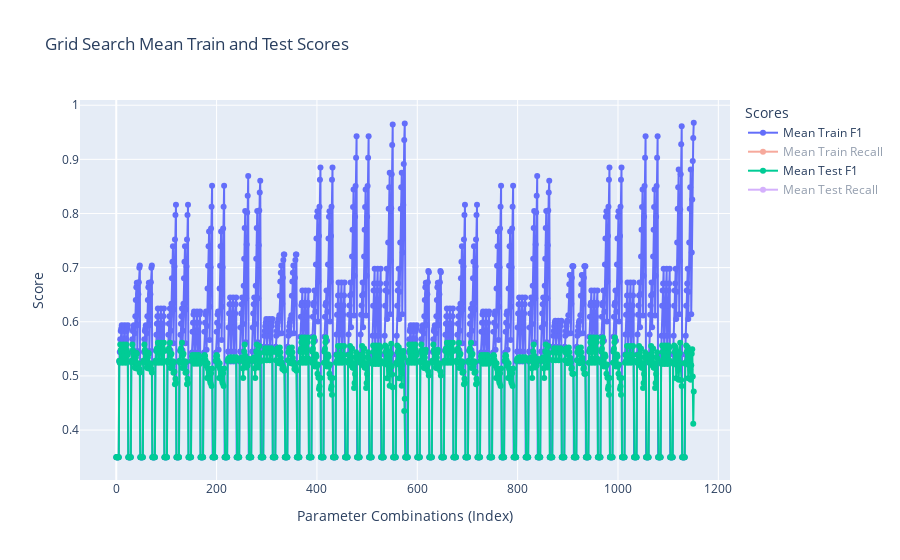

Notebook cell for this chart:
### Code cell
results = pd.DataFrame(grid_search.cv_results_)

filter = results['mean_train_recall'] == 1
filter = pd.Series([True] * len(results)) # include all data

fig = go.Figure()
# Add mean train score trace
fig.add_trace(go.Scatter(
    x=list(range(len(results["mean_train_f1"][filter]))),
    y=results["mean_train_f1"][filter],
    mode='lines+markers',
    name='Mean Train F1',
    text=list(results['params'][filter]),  # Display parameter values on hover
    hoverinfo='text+y+x',  # Show parameter values and y value
))
fig.add_trace(go.Scatter(
    x=list(range(len(results["mean_train_recall"][filter]))),
    y=results["mean_train_recall"][filter],
    mode='lines+markers',
    name='Mean Train Recall',
    text=list(results['params'][filter]),  # Display parameter values on hover
    hoverinfo='text+y+x',  # Show parameter values and y value
    visible="legendonly",
))
# Add mean test score trace
fig.add_trace(go.Scatter(
    x=list(range(len(results["mean_test_f1"][filter]))),
    y=results["mean_test_f1"][filter],
    mode='lines+markers',
    name='Mean Test F1',
    text=list(results['params'][filter]),  # Display parameter values on hover
    hoverinfo='text+y+x',  # Show parameter values and y value
))
fig.add_trace(go.Scatter(
    x=list(range(len(results["mean_test_recall"][filter]))),
    y=results["mean_test_recall"][filter],
    mode='lines+markers',
    name='Mean Test Recall',
    text=list(results['params'][filter]),  # Display parameter values on hover
    hoverinfo='text+y+x',  # Show parameter values and y value
    visible="legendonly",
))

# Update layout
fig.update_layout(
    title='Grid Search Mean Train and Test Scores',
    xaxis_title='Parameter Combinations (Index)',
    yaxis_title='Score',
    legend_title='Scores',
    hovermode='closest'
)
fig.show()

### Figure 1 — Plotly figure (JSON) as saved in the notebook; plotly's stock layout.template omitted (floating-point values rounded to 4 significant figures; data arrays with more than 128 entries replaced by an {"elided": "..."} marker saying what was removed)
{"data": [{"hoverinfo": "text+y+x", "mode": "lines+markers", "name": "Mean Train F1", "text": {"elided": "1152 str values"}, "type": "scatter", "x": {"elided": "1152 int values"}, "y": {"elided": "1152 float values"}}, {"hoverinfo": "text+y+x", "mode": "lines+markers", "name": "Mean Train Recall", "text": {"elided": "1152 str values"}, "type": "scatter", "visible": "legendonly", "x": {"elided": "1152 int values"}, "y": {"elided": "1152 float values"}}, {"hoverinfo": "text+y+x", "mode": "lines+markers", "name": "Mean Test F1", "text": {"elided": "1152 str values"}, "type": "scatter", "x": {"elided": "1152 int values"}, "y": {"elided": "1152 float values"}}, {"hoverinfo": "text+y+x", "mode": "lines+markers", "name": "Mean Test Recall", "text": {"elided": "1152 str values"}, "type": "scatter", "visible": "legendonly", "x": {"elided": "1152 int values"}, "y": {"elided": "1152 float values"}}], "layout": {"hovermode": "closest", "legend": {"title": {"text": "Scores"}}, "title": {"text": "Grid Search Mean Train and Test Scores"}, "xaxis": {"title": {"text": "Parameter Combinations (Index)"}}, "yaxis": {"title": {"text": "Score"}}}}
